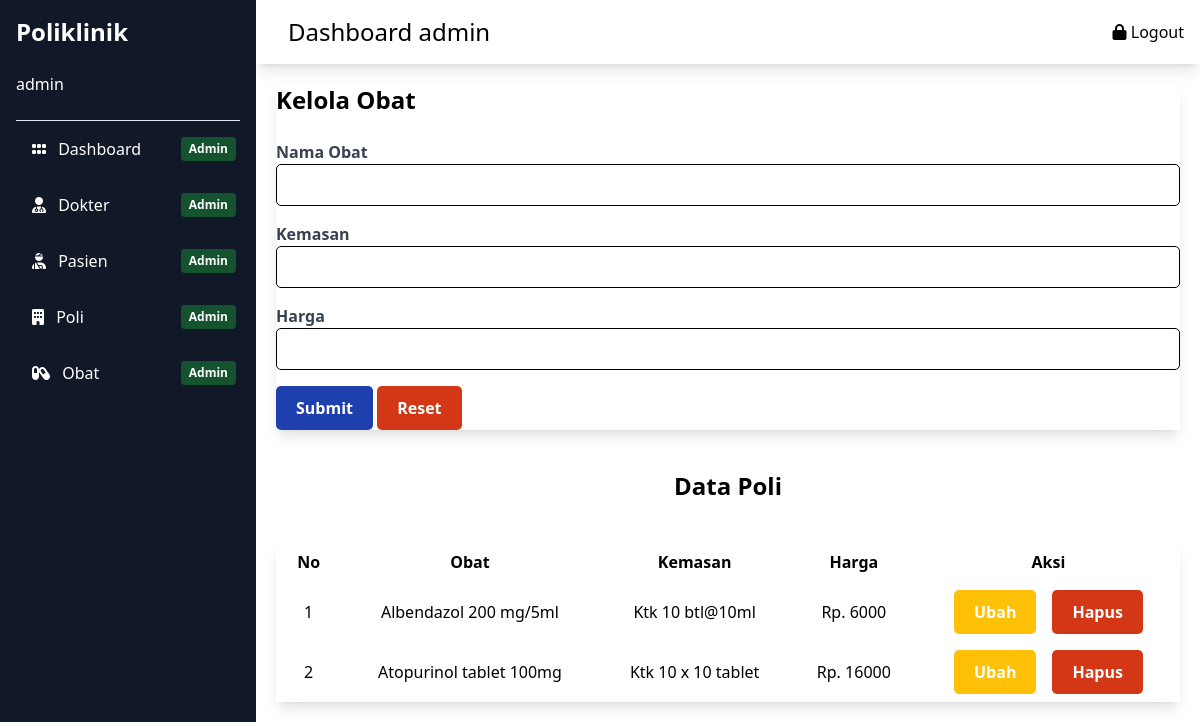
The page /public/pages/admin/obat.php (signed in) on the database its author committed.
### tables this page shows
CREATE TABLE `obat` (
  `id` int(11) NOT NULL,
  `nama_obat` varchar(50) NOT NULL,
  `kemasan` varchar(35) NOT NULL,
  `harga` int(11) NOT NULL
);

### public/pages/admin/obat.php (the view, shortened to what this page needs)
<?php
include("../../../config/conn.php");
?>
<!DOCTYPE html>
<html lang="en">
<head>
    <link href="../../../src/styles.css" rel="stylesheet">
    <link rel="stylesheet" href="https://cdnjs.cloudflare.com/ajax/libs/font-awesome/6.0.0-beta3/css/all.min.css">
</head>
<body>
        <?php include ("../../../src/components/sidebar.php") ?>
        <?php include ("../../../src/components/navbar-dashboard.php") ?>
        <div class="main-content p-5 flex-grow md:ml-64 transition-all">
            <form action="<?php echo htmlspecialchars($_SERVER["PHP_SELF"]); ?>" method="post" class="w-full flex flex-col shadow-lg p-8">
                <h1 class="text-2xl font-bold">Kelola Obat</h1>
                <br>
                <div class="mb-4 flex flex-col">
                    <label for="nama_obat" class="block text-gray-700 font-bold mb-2 text-xl">Nama Obat</label>
                    <input type="text" id="nama_obat" name="nama_obat" class="form-input rounded-md border border-blue-900 p-2">
                </div>
                <div class="mb-4 flex flex-col">
                    <label for="kemasan" class="block text-gray-700 font-bold mb-2 text-xl">Kemasan</label>
                    <input type="text" id="kemasan" name="kemasan" class="form-input rounded-md border border-blue-900 p-2" >
                </div>
                <div class="mb-4 flex flex-col">
                    <label for="harga" class="block text-gray-700 font-bold mb-2 text-xl">Harga</label>
                    <input type="text" id="harga" name="harga" class="form-input rounded-md border border-blue-900 p-2" >
                </div>
                <div class="button-container">
                    <button type="submit" class="submit-button text-white font-bold py-2 px-4 rounded">
                        Submit
                    </button>
                    <button type="reset" class="reset-button text-white font-bold py-2 px-4 rounded">
                        Reset
                    </button>
                </div>
            </form>
            <h2 class="text-2xl font-bold my-10 text-center">Data Poli</h2>
            <div class="mt-8 p-8 shadow-lg flex flex-col text-center overflow-auto">
                <table class="table-auto ">
                    <thead class="border-b-2 border-black">
                        <tr>
                            <th class="px-4 py-2">No</th>
                            <th class="px-4 py-2">Obat</th>
                            <th class="px-4 py-2">Kemasan</th>
                            <th class="px-4 py-2">Harga</th>
                            <th class="px-4 py-2">Aksi</th>
                        </tr>
                    </thead>
                    <tbody>
                        <?php
                        $sql = "SELECT * FROM obat";
                        $stmt = $conn->prepare($sql);
                        $stmt->execute();
                        $obatList = $stmt->fetchAll(PDO::FETCH_ASSOC);
                        $index = 1;
                        foreach ($obatList as $obat) { ?>
                            <tr class='text-center'>
                                <td class='px-4 py-2'> <?= ($index++); ?></td>
                                <td class='px-4 py-2'> <?= $obat['nama_obat']; ?></td>
                                <td class='px-4 py-2'> <?= $obat['kemasan']; ?></td>
                                <td class='px-4 py-2'>Rp. <?= $obat['harga']; ?></td>
                                <td class='px-4 py-2 flex justify-center w-full space-x-4'>
                                        <a class='ubah-button text-white font-bold rounded p-2' href='<?php echo str_replace("/obat.php", "", $_SERVER["PHP_SELF"]) . "../obat/update.php?id=" . $obat['id']; ?>'>Ubah</a>
                                        <form action='' method='GET' class=''>
                                            <button type='submit' name='delete' class='reset-button text-white font-bold rounded p-2'>Hapus</button>
                                        </form>
                                </td>
                            </tr>
                            <?php
                        }
                        ?>
                    </tbody>
                </table>
            </div>
        </div>
</body>
</html>

### src/styles.css (style rules this page uses)
html, :host { line-height: 1.5; -webkit-text-size-adjust: 100%; -moz-tab-size: 4; -o-tab-size: 4; tab-size: 4; font-family: ui-sans-serif, system-ui, sans-serif, "Apple Color Emoji", "Segoe UI Emoji", "Segoe UI Symbol", "Noto Color Emoji"; font-feature-settings: normal; font-variation-settings: normal; -webkit-tap-highlight-color: transparent; }
body { margin: 0; line-height: inherit; }
h1, h2, h3, h4, h5, h6 { font-size: inherit; font-weight: inherit; }
a { color: inherit; text-decoration: inherit; }
table { text-indent: 0; border-color: inherit; border-collapse: collapse; }
button, input, optgroup, select, textarea { font-family: inherit; font-feature-settings: inherit; font-variation-settings: inherit; font-size: 100%; font-weight: inherit; line-height: inherit; letter-spacing: inherit; color: inherit; margin: 0; padding: 0; }
button, select { text-transform: none; }
button, input:where([type='button']), input:where([type='reset']), input:where([type='submit']) { -webkit-appearance: button; background-color: transparent; background-image: none; }
blockquote, dl, dd, h1, h2, h3, h4, h5, h6, hr, figure, p, pre { margin: 0; }
input::placeholder, textarea::placeholder { opacity: 1; color: #9ca3af; }
button, [role="button"] { cursor: pointer; }
.my-10 { margin-top: 2.5rem; margin-bottom: 2.5rem; }
.mb-4 { margin-bottom: 1rem; }
.flex { display: flex; }
.flex-grow { flex-grow: 1; }
.flex-col { flex-direction: column; }
.justify-center { justify-content: center; }
.space-x-4 > :not([hidden]) ~ :not([hidden]) { --tw-space-x-reverse: 0; margin-right: calc(1rem * var(--tw-space-x-reverse)); margin-left: calc(1rem * calc(1 - var(--tw-space-x-reverse))); }
.overflow-auto { overflow: auto; }
.rounded { border-radius: 0.25rem; }
.p-2 { padding: 0.5rem; }
.p-5 { padding: 1.25rem; }
.px-4 { padding-left: 1rem; padding-right: 1rem; }
.py-2 { padding-top: 0.5rem; padding-bottom: 0.5rem; }
.text-center { text-align: center; }
.text-2xl { font-size: 1.5rem; line-height: 2rem; }
.font-bold { font-weight: 700; }
.text-gray-700 { --tw-text-opacity: 1; color: rgb(55 65 81 / var(--tw-text-opacity)); }
.text-white { --tw-text-opacity: 1; color: rgb(255 255 255 / var(--tw-text-opacity)); }
.shadow-lg { --tw-shadow: 0 10px 15px -3px rgb(0 0 0 / 0.1), 0 4px 6px -4px rgb(0 0 0 / 0.1); --tw-shadow-colored: 0 10px 15px -3px var(--tw-shadow-color), 0 4px 6px -4px var(--tw-shadow-color); box-shadow: var(--tw-ring-offset-shadow, 0 0 #0000), var(--tw-ring-shadow, 0 0 #0000), var(--tw-shadow); }
.transition-all { transition-property: all; transition-timing-function: cubic-bezier(0.4, 0, 0.2, 1); transition-duration: 150ms; }
@media (min-width: 768px) { .md\:ml-64 { margin-left: 16rem; } }

### public/pages/admin/obat.php (style rules this page uses)
.border { border: 1px solid black; border-radius: 5px; }
.submit-button { background-color: #1E40AF; border: none; color: white; font-weight: bold; padding: 10px 20px; border-radius: 5px; transition: background-color 0.3s ease-in-out, border-color 0.3s ease-in-out; }
.reset-button { background-color: #D33715; border: none; color: white; font-weight: bold; padding: 10px 20px; border-radius: 5px; transition: background-color 0.3s ease-in-out, border-color 0.3s ease-in-out; }
.ubah-button { background-color: #ffc107; border: none; color: white; font-weight: bold; padding: 10px 20px; border-radius: 5px; transition: background-color 0.3s ease-in-out, border-color 0.3s ease-in-out; }

### rows shown on the page
obat: nama_obat "Albendazol 200 mg/5ml", kemasan "Ktk 10 btl@10ml", harga "6000"
obat: nama_obat "Atopurinol tablet 100mg", kemasan "Ktk 10 x 10 tablet", harga "16000"

### other values the page prints
$username "admin"
$akses "admin"
